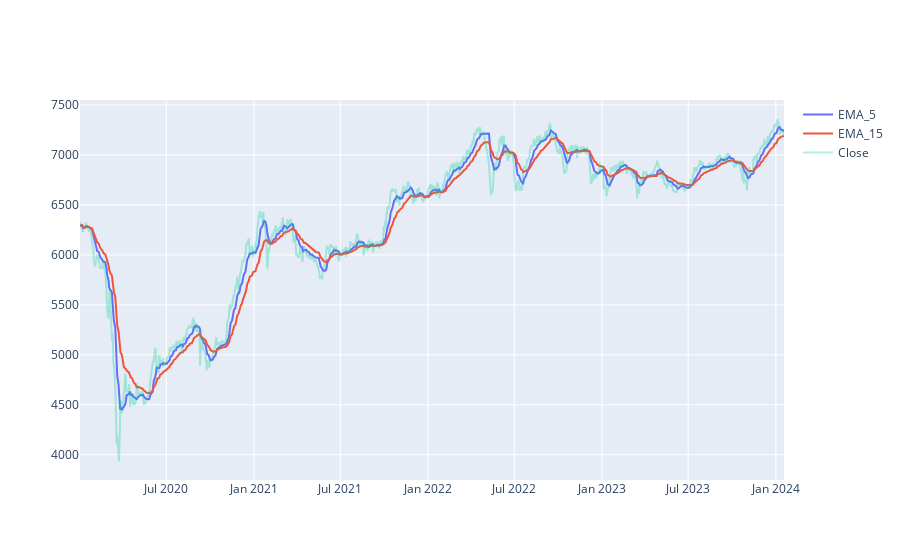

Write notebook code for a chart like this one.
### Markdown cell above
**Exponential Moving Average (EMA)**
- An exponential moving average (EMA) is a type of moving average (MA) that places a greater weight and significance on the most recent data points.
- Basically what it means is that the newer stock price data has a higher weightage/significance on the price than older day

### Code cell
df['EMA_5'] = df['Terakhir'].ewm(5).mean().shift()
df['EMA_15'] = df['Terakhir'].ewm(15).mean().shift()

fig = go.Figure()
fig.add_trace(go.Scatter(x=df.Tanggal,y=df.EMA_5,name='EMA_5'))
fig.add_trace(go.Scatter(x=df.Tanggal,y=df.EMA_15,name='EMA_15'))
fig.add_trace(go.Scatter(x=df.Tanggal,y=df.Terakhir,name='Close', opacity=0.3))
fig.show()

### Figure 1 — Plotly figure (JSON) as saved in the notebook; plotly's stock layout.template omitted (floating-point values rounded to 4 significant figures; data arrays with more than 128 entries replaced by an {"elided": "..."} marker saying what was removed)
{"data": [{"name": "EMA_5", "type": "scatter", "x": {"elided": "988 str values"}, "y": {"elided": "988 float values"}}, {"name": "EMA_15", "type": "scatter", "x": {"elided": "988 str values"}, "y": {"elided": "988 float values"}}, {"name": "Close", "opacity": 0.3, "type": "scatter", "x": {"elided": "988 str values"}, "y": {"elided": "988 float values"}}], "layout": {}}
